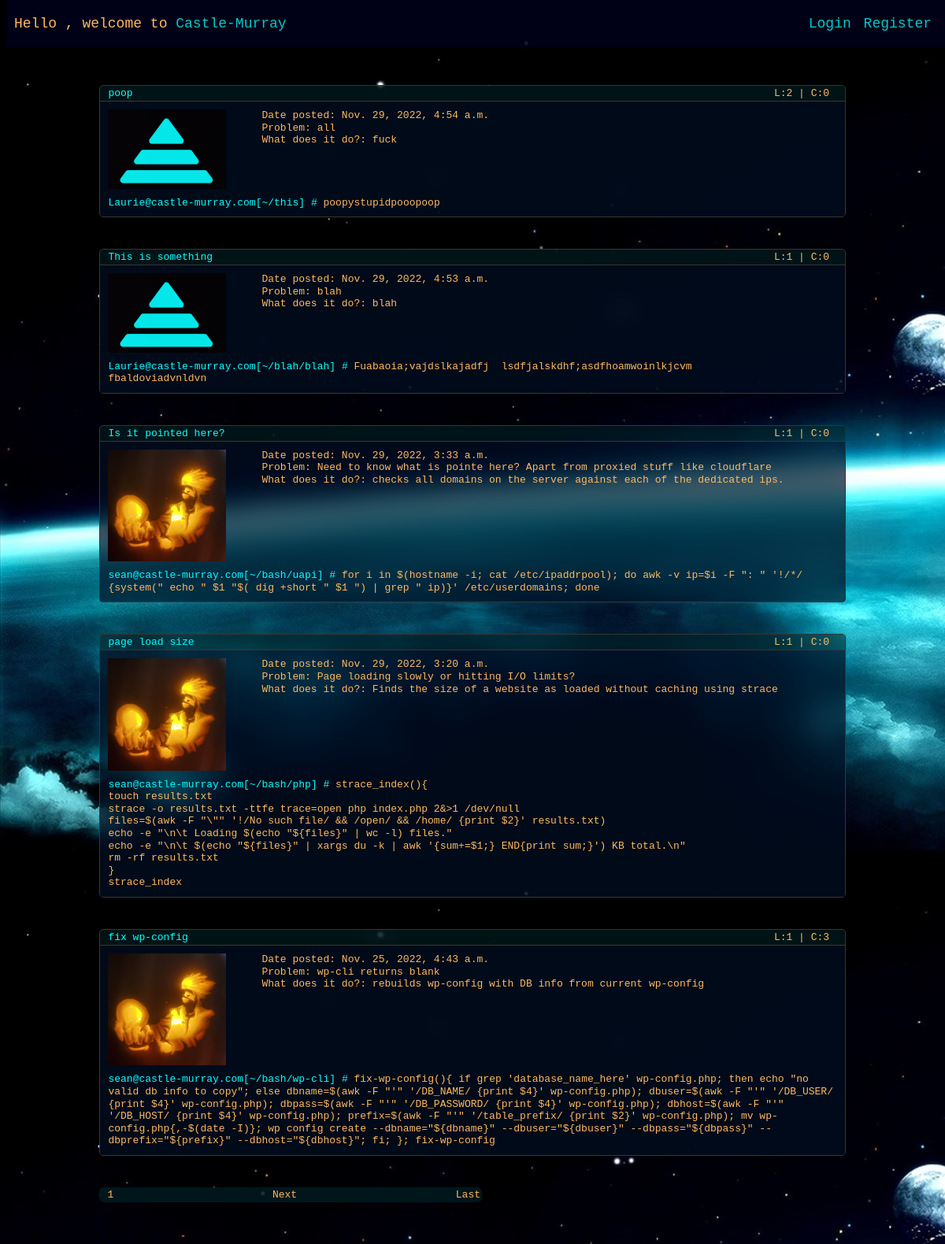
Before: / with the older database file.
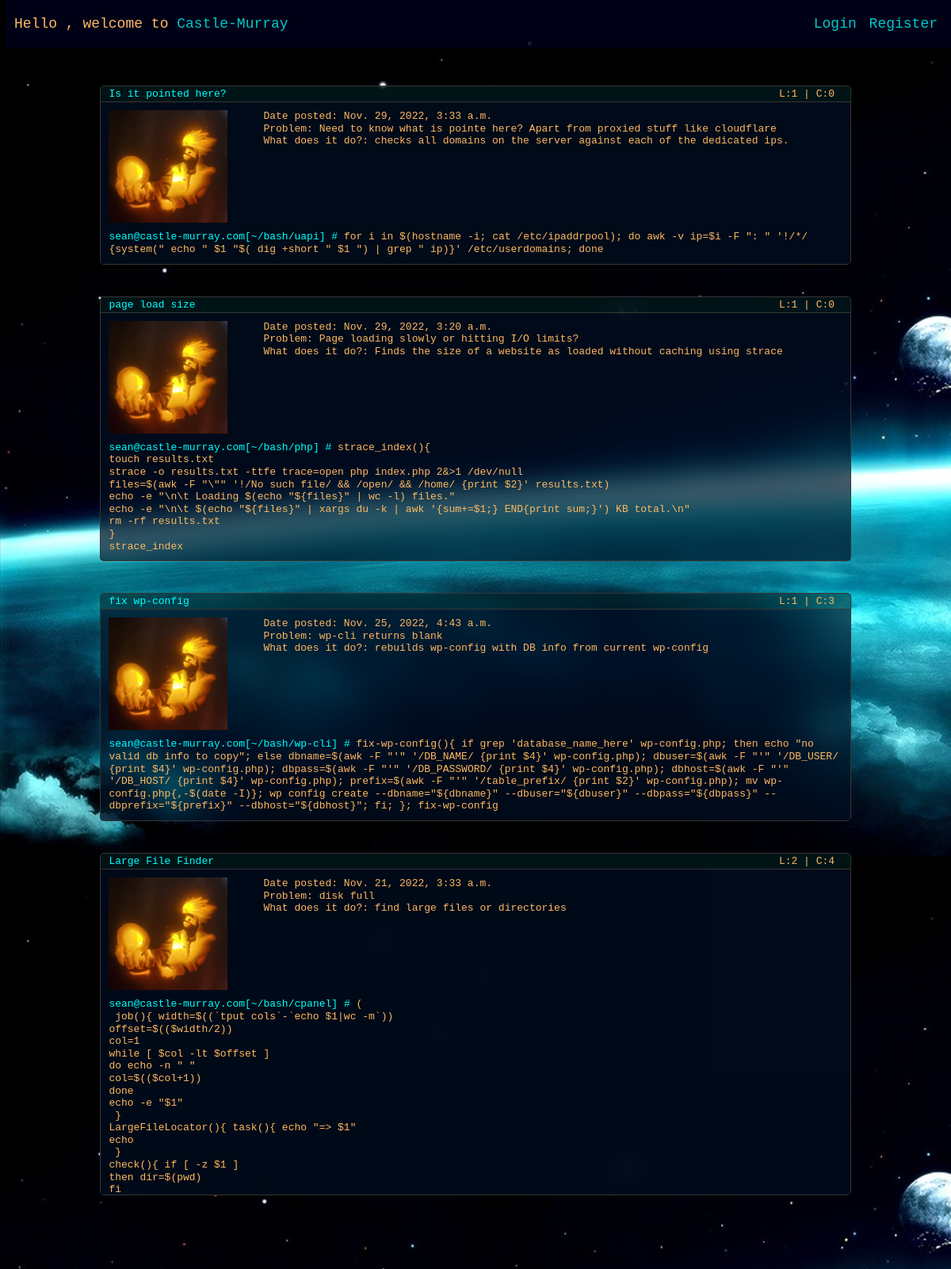
After: the same page with the newer database file.
### blog/models.py (models this page shows, shortened)
class Post(models.Model):
    title = models.CharField(max_length=100)
    content = models.TextField()
    date_posted = models.DateTimeField(default=timezone.now)
    author = models.ForeignKey(User, on_delete=models.CASCADE)
    use = models.CharField(max_length=500)
    problem = models.CharField(max_length=500)
    context = models.CharField(max_length=30)
    likes = models.ManyToManyField(User, related_name="blog_post")
    def total_likes(self):
        return self.likes.count()

### users/models.py (models this page shows, shortened)
class Profile(models.Model):
    user = models.OneToOneField(User, on_delete=models.CASCADE)
    image = models.ImageField(
        default='default.png',
        upload_to='profile_pics'
    )

### blog/views.py (the view)
# urls.py: path('', PostListView.as_view(), name='blog-home'),
class PostListView(ListView):
    model = Post
    template_name = 'blog/home.html'
    context_object_name = 'posts'
    ordering = ['-date_posted']
    paginate_by = 5

### blog/templates/blog/home.html (shortened to what this page needs)
{% extends "blog/base.html" %}
{% block content %}
{% for post in posts %}
<div class="post">
	<div class="post-title">
		<a href="{% url 'post-detail' post.id %}">{{ post.title }}</a>
		<span class="post-title-right">L:{{ post.total_likes }} | C:{{ post.comments.count }}</span>
	</div>
	<div class="postbody">
		<div name="neofetch">
			<div class="logo">
				<img src="{{ post.author.profile.image.url }}" alt="">
			</div>
			<div class="info">
				Date posted: {{ post.date_posted }} <br>
				Problem: {{ post.problem }} <br>
				What does it do?: {{ post.use }} <br>
			</div>
		</div>
		<div class="postlines">
			<span class="username"><a href="{% url 'user-posts' post.author %}">{{ post.author }}@castle-murray.com</a>[~/{{ post.context}}] # </span>
			<pre class="post-content">{{ post.content }}</pre>
		</div>
	</div>
</div>
{% endfor %}
{% if is_paginated %}
<div class="page-bar">
{% for num in page_obj.paginator.page_range %}
{% if page_obj.number == num %}
<a href="?page={{ num }}">{{ num }}</a>
{% endif%} {% endfor %}
{% if page_obj.has_next %}
		<a href="?page={{ page_obj.next_page_number }}">Next</a>
		<a href="?page={{ page_obj.paginator.num_pages }}">Last</a>
		{% endif %}
</div>
{% endif %}
{% endblock content %}

Changed rows visible on the page:
removed Post: title "poop", total_likes "2", comments.count "0", author.profile.image (placeholder picture), date_posted "Nov. 29, 2022, 4:54 a.m.", problem "all", use "fuck", author "Laurie", context "this", content "poopystupidpooopoop"
removed Post: title "This is something", total_likes "1", comments.count "0", author.profile.image (placeholder picture), date_posted "Nov. 29, 2022, 4:53 a.m.", problem "blah", use "blah", author "Laurie", context "blah/blah", content "Fuabaoia;vajdslkajadfj lsdfjalskdhf;asdfhoamwoinlkjcvm fbaldoviadvnldvn"
now on this page (row unchanged): Post: title "Large File Finder", total_likes "2", comments.count "4", author.profile.image (picture), date_posted "Nov. 21, 2022, 3:33 a.m.", problem "disk full", use "find large files or directories", author "sean", context "bash/cpanel", content "( job(){ width=$((`tput cols`-`echo $1|wc -m`)) offset=$(($width/2)) col=1 while [ $col -lt $offset ] do echo -n \" \" col=$(($col+1)) done echo -e \"$1\" } LargeFileLocator(){ task(){ echo \"=> $1\" echo } check(){ if [ -z $1 ] then dir=$(pwd) fi…"
Other visible differences:
list line gone: "1"
text no longer shown: "Next Last"
